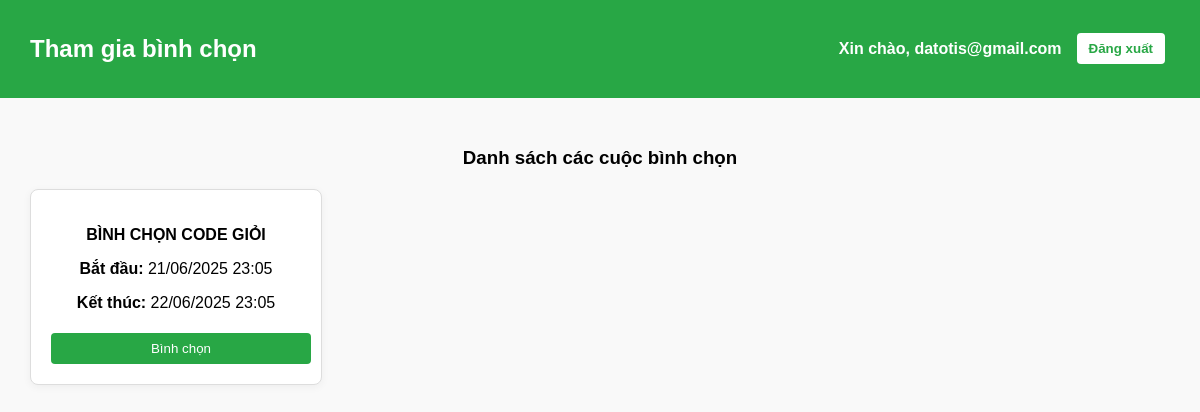
The app's page /voting/list (signed in) with its own data.
### models.py (models this page shows)
class Poll(db.Model):
    id = db.Column(db.Integer, primary_key=True)
    title = db.Column(db.String(200), nullable=False)
    start_time = db.Column(db.DateTime, nullable=False)
    end_time = db.Column(db.DateTime, nullable=False)
    candidates = db.relationship("Candidate", backref="poll", lazy=True, cascade="all, delete")

### app.py (the view)
@app.route("/voting/list")
def voting_list():
    if "user_id" not in session or session.get("is_admin"):
        return redirect(url_for("login"))
    now = datetime.now()
    polls = Poll.query.filter(
        Poll.start_time <= now, Poll.end_time >= now
    ).order_by(Poll.id.desc()).all()
    return render_template("voting_dashboard.html", polls=polls, username=session.get("username"))

### templates/voting_dashboard.html (shortened to what this page needs)
<!DOCTYPE html>
<html lang="vi">
<head>
    <link rel="stylesheet" href="/static/style.css">
</head>
<body>
    <div class="header">
        <h2>Tham gia bình chọn</h2>
        <div class="header-right">
            <span class="username">Xin chào, {{ username }}</span>
            <a href="/logout"><button class="logout-btn">Đăng xuất</button></a>
        </div>
    </div>
    <div class="main">
        <h3>Danh sách các cuộc bình chọn</h3>
        <div class="polls-grid">
            {% for poll in polls %}
            <div class="poll-card">
                <div class="poll-body">
                    <h4>{{ poll.title }}</h4>
                    <p><strong>Bắt đầu:</strong> {{ poll.start_time.strftime("%d/%m/%Y %H:%M") }}</p>
                    <p><strong>Kết thúc:</strong> {{ poll.end_time.strftime("%d/%m/%Y %H:%M") }}</p>
                </div>
                <div class="poll-footer">
                    <a href="/voting/{{ poll.id }}">
                        <button class="btn btn-primary">Bình chọn</button>
                    </a>
                </div>
            </div>
            {% endfor %}
        </div>
    </div>
</body>
</html>

### static/style.css (style rules this page uses)
body { font-family: Arial, sans-serif; text-align: center; margin: 50px; }
input, button { margin: 5px; padding: 10px; }
button { background-color: blue; color: white; border: none; cursor: pointer; }

### templates/voting_dashboard.html (style rules this page uses)
body { margin: 0; font-family: Arial, sans-serif; background-color: #f9f9f9; }
.header { background-color: #28a745; color: white; padding: 15px 30px; display: flex; justify-content: space-between; align-items: center; }
.header-right { display: flex; align-items: center; gap: 10px; }
.username { font-weight: bold; }
.logout-btn { background: white; color: #28a745; border: none; padding: 8px 12px; border-radius: 4px; cursor: pointer; font-weight: bold; }
.main { padding: 30px; }
.polls-grid { display: flex; flex-wrap: wrap; gap: 20px; margin-top: 20px; }
.poll-card { background: #fff; border: 1px solid #ddd; border-radius: 8px; width: 260px; display: flex; flex-direction: column; justify-content: space-between; padding: 15px; box-shadow: 0 2px 8px rgba(0,0,0,0.05); transition: transform 0.2s ease-in-out; }
.poll-body h4 { margin-bottom: 10px; }
.poll-footer { text-align: center; margin-top: auto; }
.btn { padding: 8px 12px; border: none; border-radius: 4px; cursor: pointer; }
.btn-primary { background-color: #28a745; color: white; width: 100%; }

### records on screen
Poll: title "BÌNH CHỌN CODE GIỎI", start_time "21/06/2025 23:05", end_time "22/06/2025 23:05"

### other values on screen
{{ username }} "datotis@gmail.com"
